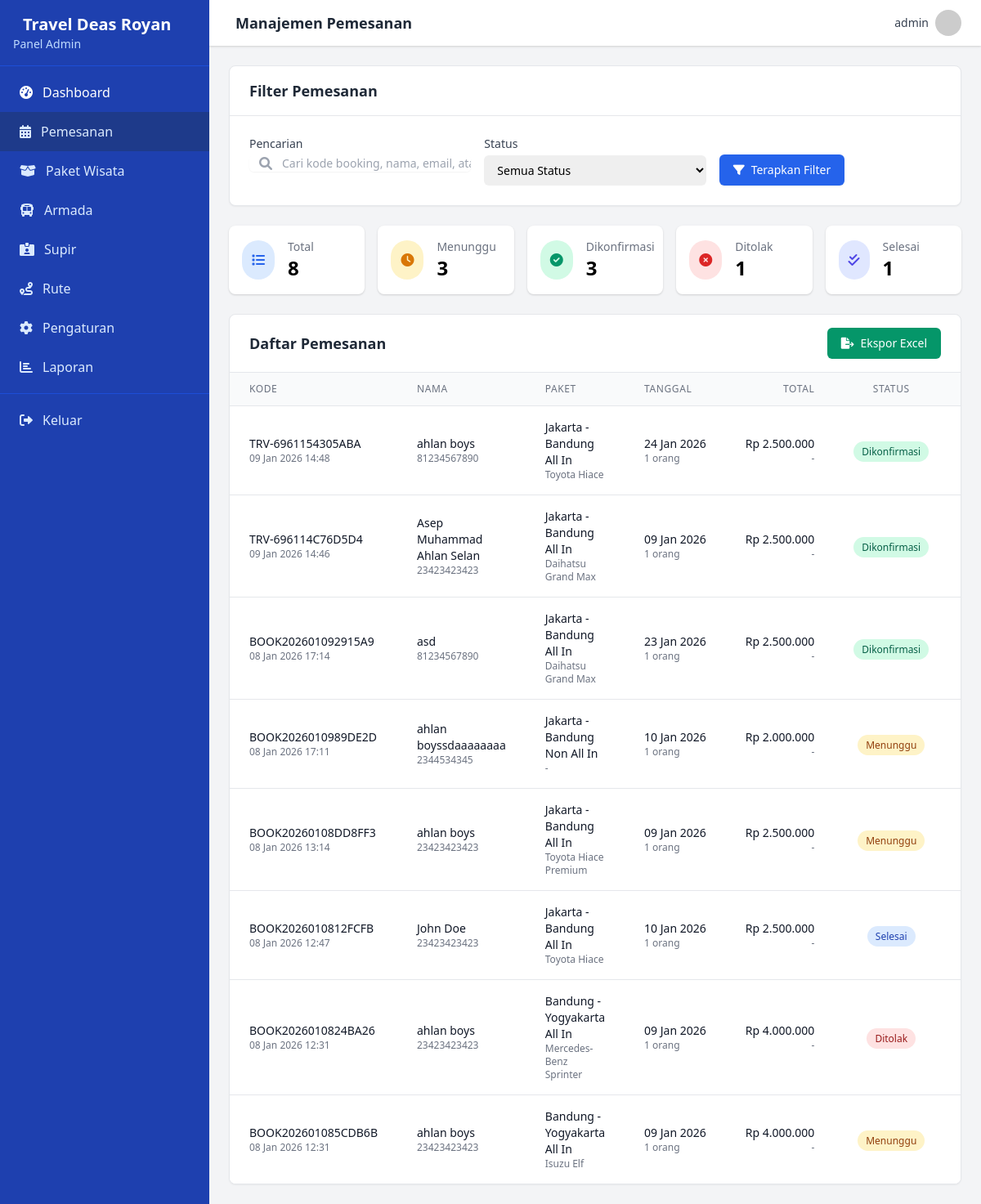
The app's page /admin/bookings.php (signed in) with its own data.
### tables this page shows
CREATE TABLE `booking` (
  `id` int(11) NOT NULL,
  `kode_booking` varchar(20) NOT NULL,
  `nama_pemesan` varchar(100) NOT NULL,
  `no_wa` varchar(20) NOT NULL,
  `id_paket` int(11) NOT NULL,
  `id_armada` int(11) DEFAULT NULL,
  `id_supir` int(11) DEFAULT NULL,
  `tanggal_berangkat` date NOT NULL,
  `total_harga` decimal(12,2) NOT NULL,
  `status` enum('menunggu','dikonfirmasi','ditolak','selesai') DEFAULT 'menunggu',
  `catatan` text DEFAULT NULL,
  `created_at` timestamp NOT NULL DEFAULT current_timestamp(),
  `updated_at` timestamp NOT NULL DEFAULT current_timestamp() ON UPDATE current_timestamp()
);

CREATE TABLE `paket` (
  `id` int(11) NOT NULL,
  `nama_paket` varchar(100) NOT NULL,
  `id_rute` int(11) NOT NULL,
  `jenis_layanan` enum('all_in','non_all_in') NOT NULL,
  `harga` decimal(12,2) NOT NULL,
  `deskripsi` text DEFAULT NULL,
  `created_at` timestamp NOT NULL DEFAULT current_timestamp(),
  `updated_at` timestamp NOT NULL DEFAULT current_timestamp() ON UPDATE current_timestamp(),
  `status` enum('aktif','nonaktif') DEFAULT 'aktif'
);

CREATE TABLE `armada` (
  `id` int(11) NOT NULL,
  `nama` varchar(100) NOT NULL,
  `nomor_polisi` varchar(20) DEFAULT NULL,
  `jenis` varchar(50) NOT NULL,
  `kapasitas` int(11) NOT NULL,
  `deskripsi` text DEFAULT NULL,
  `status` enum('tersedia','dipesan','dalam_perjalanan','maintenance') DEFAULT 'tersedia',
  `created_at` timestamp NOT NULL DEFAULT current_timestamp(),
  `updated_at` timestamp NOT NULL DEFAULT current_timestamp() ON UPDATE current_timestamp()
);

### admin/bookings.php (the view, shortened to what this page needs)
<?php
require_once '../config/database.php';
$query = "
    SELECT
        b.*,
        p.nama_paket,
        p.jenis_layanan,
        a.nama as nama_armada,
        r.asal,
        r.tujuan
    FROM booking b
    LEFT JOIN paket p ON b.id_paket = p.id
    LEFT JOIN armada a ON b.id_armada = a.id
    LEFT JOIN rute r ON p.id_rute = r.id
";
$query .= " ORDER BY b.created_at DESC";
$per_page = 10;
$page = isset($_GET['page']) ? (int)$_GET['page'] : 1;
$offset = ($page - 1) * $per_page;
$query .= " LIMIT :per_page OFFSET :offset";
$stmt = $pdo->prepare($query);
$stmt->bindValue(':per_page', (int)$per_page, PDO::PARAM_INT);
$stmt->bindValue(':offset', (int)$offset, PDO::PARAM_INT);
$stmt->execute();
$bookings = $stmt->fetchAll();
$status_counts = [
    'all' => $pdo->query("SELECT COUNT(*) FROM booking")->fetchColumn(),
    'menunggu' => $pdo->query("SELECT COUNT(*) FROM booking WHERE status = 'menunggu'")->fetchColumn(),
    'dikonfirmasi' => $pdo->query("SELECT COUNT(*) FROM booking WHERE status = 'dikonfirmasi'")->fetchColumn(),
    'ditolak' => $pdo->query("SELECT COUNT(*) FROM booking WHERE status = 'ditolak'")->fetchColumn(),
    'selesai' => $pdo->query("SELECT COUNT(*) FROM booking WHERE status = 'selesai'")->fetchColumn(),
];
?>
<div class="space-y-6">
    <div class="bg-white shadow-sm rounded-lg overflow-hidden border border-gray-200">
        <div class="px-6 py-4 border-b border-gray-200">
            <h3 class="text-lg font-semibold text-gray-800">Filter Pemesanan</h3>
        </div>
        <div class="p-6">
            <form method="GET" class="space-y-4">
                <div class="grid grid-cols-1 md:grid-cols-3 gap-4">
                    <div>
                        <label for="search" class="block text-sm font-medium text-gray-700 mb-1">Pencarian</label>
                        <div class="mt-1 relative rounded-md shadow-sm">
                            <div class="absolute inset-y-0 left-0 pl-3 flex items-center pointer-events-none">
                            </div>
                            <input type="text"
                                   name="search"
                                   id="search"
                                   value="<?php echo isset($_GET['search']) ? htmlspecialchars($_GET['search']) : ''; ?>"
                                   class="focus:ring-blue-500 focus:border-blue-500 block w-full pl-10 sm:text-sm border-gray-300 rounded-md"
                                   placeholder="Cari kode booking, nama, email, atau no HP">
                        </div>
                    </div>
                    <div>
                        <label for="status" class="block text-sm font-medium text-gray-700 mb-1">Status</label>
                        <select id="status"
                                name="status"
                                class="mt-1 block w-full pl-3 pr-10 py-2 text-base border-gray-300 focus:outline-none focus:ring-blue-500 focus:border-blue-500 sm:text-sm rounded-md">
                            <option value="">Semua Status</option>
                        </select>
                    </div>
                    <div class="flex items-end space-x-2">
                        <button type="submit" class="inline-flex items-center px-4 py-2 border border-transparent text-sm font-medium rounded-md shadow-sm text-white bg-blue-600 hover:bg-blue-700 focus:outline-none focus:ring-2 focus:ring-offset-2 focus:ring-blue-500">
                            <i class="fas fa-filter mr-2"></i> Terapkan Filter
                        </button>
                    </div>
                </div>
            </form>
        </div>
    </div>
    <div class="grid grid-cols-1 md:grid-cols-5 gap-4">
        <div class="bg-white rounded-lg shadow overflow-hidden">
            <div class="p-4">
                <div class="flex items-center">
                    <div class="p-3 rounded-full bg-blue-100 text-blue-600 mr-4">
                        <i class="fas fa-list"></i>
                    </div>
                    <div>
                        <p class="text-sm font-medium text-gray-500">Total</p>
                        <p class="text-2xl font-semibold"><?php echo number_format($status_counts['all']); ?></p>
                    </div>
                </div>
            </div>
        </div>
        <div class="bg-white rounded-lg shadow overflow-hidden">
            <div class="p-4">
                <div class="flex items-center">
                    <div class="p-3 rounded-full bg-yellow-100 text-yellow-600 mr-4">
                        <i class="fas fa-clock"></i>
                    </div>
                    <div>
                        <p class="text-sm font-medium text-gray-500">Menunggu</p>
                        <p class="text-2xl font-semibold"><?php echo number_format($status_counts['menunggu']); ?></p>
                    </div>
                </div>
            </div>
        </div>
        <div class="bg-white rounded-lg shadow overflow-hidden">
            <div class="p-4">
                <div class="flex items-center">
                    <div class="p-3 rounded-full bg-green-100 text-green-600 mr-4">
                        <i class="fas fa-check-circle"></i>
                    </div>
                    <div>
                        <p class="text-sm font-medium text-gray-500">Dikonfirmasi</p>
                        <p class="text-2xl font-semibold"><?php echo number_format($status_counts['dikonfirmasi']); ?></p>
                    </div>
                </div>
            </div>
        </div>
        <div class="bg-white rounded-lg shadow overflow-hidden">
            <div class="p-4">
                <div class="flex items-center">
                    <div class="p-3 rounded-full bg-red-100 text-red-600 mr-4">
                        <i class="fas fa-times-circle"></i>
                    </div>
                    <div>
                        <p class="text-sm font-medium text-gray-500">Ditolak</p>
                        <p class="text-2xl font-semibold"><?php echo number_format($status_counts['ditolak']); ?></p>
                    </div>
                </div>
            </div>
        </div>
        <div class="bg-white rounded-lg shadow overflow-hidden">
            <div class="p-4">
                <div class="flex items-center">
                    <div class="p-3 rounded-full bg-indigo-100 text-indigo-600 mr-4">
                        <i class="fas fa-check-double"></i>
                    </div>
                    <div>
                        <p class="text-sm font-medium text-gray-500">Selesai</p>
                        <p class="text-2xl font-semibold"><?php echo number_format($status_counts['selesai']); ?></p>
                    </div>
                </div>
            </div>
        </div>
    </div>
    <div class="bg-white shadow-sm rounded-lg overflow-hidden border border-gray-200">
        <div class="px-6 py-4 border-b border-gray-200">
            <div class="flex flex-col sm:flex-row justify-between items-start sm:items-center space-y-3 sm:space-y-0">
                <h3 class="text-lg font-semibold text-gray-800">Daftar Pemesanan</h3>
                <div class="flex space-x-2">
                    <a href="export_bookings.php" class="inline-flex items-center px-4 py-2 border border-transparent text-sm font-medium rounded-md shadow-sm text-white bg-green-600 hover:bg-green-700 focus:outline-none focus:ring-2 focus:ring-offset-2 focus:ring-green-500">
                        <i class="fas fa-file-export mr-2"></i> Ekspor Excel
                    </a>
                </div>
            </div>
        </div>
        <div class="overflow-x-auto">
            <table class="min-w-full divide-y divide-gray-200">
                <thead class="bg-gray-50">
                    <tr>
                        <th scope="col" class="px-6 py-3 text-left text-xs font-medium text-gray-500 uppercase tracking-wider">Kode</th>
                        <th scope="col" class="px-6 py-3 text-left text-xs font-medium text-gray-500 uppercase tracking-wider">Nama</th>
                        <th scope="col" class="px-6 py-3 text-left text-xs font-medium text-gray-500 uppercase tracking-wider">Paket</th>
                        <th scope="col" class="px-6 py-3 text-left text-xs font-medium text-gray-500 uppercase tracking-wider">Tanggal</th>
                        <th scope="col" class="px-6 py-3 text-right text-xs font-medium text-gray-500 uppercase tracking-wider">Total</th>
                        <th scope="col" class="px-6 py-3 text-center text-xs font-medium text-gray-500 uppercase tracking-wider">Status</th>
                        <th scope="col" class="px-6 py-3 text-right text-xs font-medium text-gray-500 uppercase tracking-wider">Aksi</th>
                    </tr>
                </thead>
                <tbody class="bg-white divide-y divide-gray-200">
                    <?php if (count($bookings) > 0): ?>
                        <?php foreach ($bookings as $booking):
                            $status_classes = [
                                'menunggu' => 'bg-yellow-100 text-yellow-800',
                                'dikonfirmasi' => 'bg-green-100 text-green-800',
                                'ditolak' => 'bg-red-100 text-red-800',
                                'selesai' => 'bg-blue-100 text-blue-800'
                            ];
                            $status_text = [
                                'menunggu' => 'Menunggu',
                                'dikonfirmasi' => 'Dikonfirmasi',
                                'ditolak' => 'Ditolak',
                                'selesai' => 'Selesai'
                            ];
                            $status = $booking['status'] ?? 'menunggu';
                            $class = $status_classes[$status] ?? 'bg-gray-100 text-gray-800';
                            $text = $status_text[$status] ?? ucfirst($status);
                        ?>
                            <tr class="hover:bg-gray-50">
                                <td class="px-6 py-4 whitespace-nowrap">
                                    <div class="text-sm font-medium text-gray-900"><?php echo htmlspecialchars($booking['kode_booking']); ?></div>
                                    <div class="text-xs text-gray-500"><?php echo date('d M Y H:i', strtotime($booking['created_at'])); ?></div>
                                </td>
                                <td class="px-6 py-4">
                                    <div class="text-sm font-medium text-gray-900"><?php echo htmlspecialchars($booking['nama_pemesan']); ?></div>
                                    <div class="text-xs text-gray-500"><?php echo htmlspecialchars($booking['no_wa']); ?></div>
                                </td>
                                <td class="px-6 py-4">
                                    <div class="text-sm text-gray-900"><?php echo htmlspecialchars($booking['nama_paket'] ?? '-'); ?></div>
                                    <div class="text-xs text-gray-500"><?php echo htmlspecialchars($booking['nama_armada'] ?? '-'); ?></div>
                                </td>
                                <td class="px-6 py-4 whitespace-nowrap">
                                    <div class="text-sm text-gray-900"><?php echo date('d M Y', strtotime($booking['tanggal_berangkat'])); ?></div>
                                    <div class="text-xs text-gray-500"><?php echo $booking['jumlah_orang'] ?? '1'; ?> orang</div>
                                </td>
                                <td class="px-6 py-4 whitespace-nowrap text-right">
                                    <div class="text-sm font-medium text-gray-900">Rp <?php echo number_format($booking['total_harga'] ?? 0, 0, ',', '.'); ?></div>
                                    <div class="text-xs text-gray-500"><?php echo $booking['metode_pembayaran'] ?? '-'; ?></div>
                                </td>
                                <td class="px-6 py-4 whitespace-nowrap text-center">
                                    <span class="px-2.5 py-1 text-xs font-medium rounded-full <?php echo $class; ?>">
                                        <?php echo $text; ?>
                                    </span>
                                </td>
                                <td class="px-6 py-4 whitespace-nowrap text-right text-sm font-medium">
                                </td>
                            </tr>
                        <?php endforeach; ?>
                    <?php endif; ?>
                </tbody>
            </table>
        </div>
    </div>
</div>
<?php
include 'includes/layout.php';
?>

### records on screen
booking: id_armada "3", id_paket "1", kode_booking "BOOK20260108DD8FF3", created_at "08 Jan 2026 13:14", nama_pemesan "ahlan boys", no_wa "23423423423", id_paket.nama_paket "Jakarta - Bandung All In", id_armada.nama "Toyota Hiace Premium", tanggal_berangkat "09 Jan 2026", jumlah_orang "1", total_harga "2.500.000", metode_pembayaran "-", status "Menunggu"
booking: kode_booking "TRV-6961154305ABA", created_at "09 Jan 2026 14:48", nama_pemesan "ahlan boys", no_wa "81234567890", id_paket.nama_paket "Jakarta - Bandung All In", id_armada.nama "Toyota Hiace", tanggal_berangkat "24 Jan 2026", jumlah_orang "1", total_harga "2.500.000", metode_pembayaran "-", status "Dikonfirmasi"
booking: kode_booking "TRV-696114C76D5D4", created_at "09 Jan 2026 14:46", nama_pemesan "Asep Muhammad Ahlan Selan", no_wa "23423423423", id_paket.nama_paket "Jakarta - Bandung All In", id_armada.nama "Daihatsu Grand Max", tanggal_berangkat "09 Jan 2026", jumlah_orang "1", total_harga "2.500.000", metode_pembayaran "-", status "Dikonfirmasi"
booking: kode_booking "BOOK202601092915A9", created_at "08 Jan 2026 17:14", nama_pemesan "asd", no_wa "81234567890", id_paket.nama_paket "Jakarta - Bandung All In", id_armada.nama "Daihatsu Grand Max", tanggal_berangkat "23 Jan 2026", jumlah_orang "1", total_harga "2.500.000", metode_pembayaran "-", status "Dikonfirmasi"
booking: kode_booking "BOOK2026010989DE2D", created_at "08 Jan 2026 17:11", nama_pemesan "ahlan boyssdaaaaaaaa", no_wa "2344534345", id_paket.nama_paket "Jakarta - Bandung Non All In", nama_armada "-", tanggal_berangkat "10 Jan 2026", jumlah_orang "1", total_harga "2.000.000", metode_pembayaran "-", status "Menunggu"
booking: kode_booking "BOOK2026010812FCFB", created_at "08 Jan 2026 12:47", nama_pemesan "John Doe", no_wa "23423423423", id_paket.nama_paket "Jakarta - Bandung All In", id_armada.nama "Toyota Hiace", tanggal_berangkat "10 Jan 2026", jumlah_orang "1", total_harga "2.500.000", metode_pembayaran "-", status "Selesai"
booking: kode_booking "BOOK2026010824BA26", created_at "08 Jan 2026 12:31", nama_pemesan "ahlan boys", no_wa "23423423423", id_paket.nama_paket "Bandung - Yogyakarta All In", id_armada.nama "Mercedes-Benz Sprinter", tanggal_berangkat "09 Jan 2026", jumlah_orang "1", total_harga "4.000.000", metode_pembayaran "-", status "Ditolak"
booking: kode_booking "BOOK202601085CDB6B", created_at "08 Jan 2026 12:31", nama_pemesan "ahlan boys", no_wa "23423423423", id_paket.nama_paket "Bandung - Yogyakarta All In", id_armada.nama "Isuzu Elf", tanggal_berangkat "09 Jan 2026", jumlah_orang "1", total_harga "4.000.000", metode_pembayaran "-", status "Menunggu"

### other values on screen
constant('site_name') "Travel Deas Royan"
$page_title "Manajemen Pemesanan"
$_SESSION['admin_username'] "admin"
$status_counts['all'] "8"
